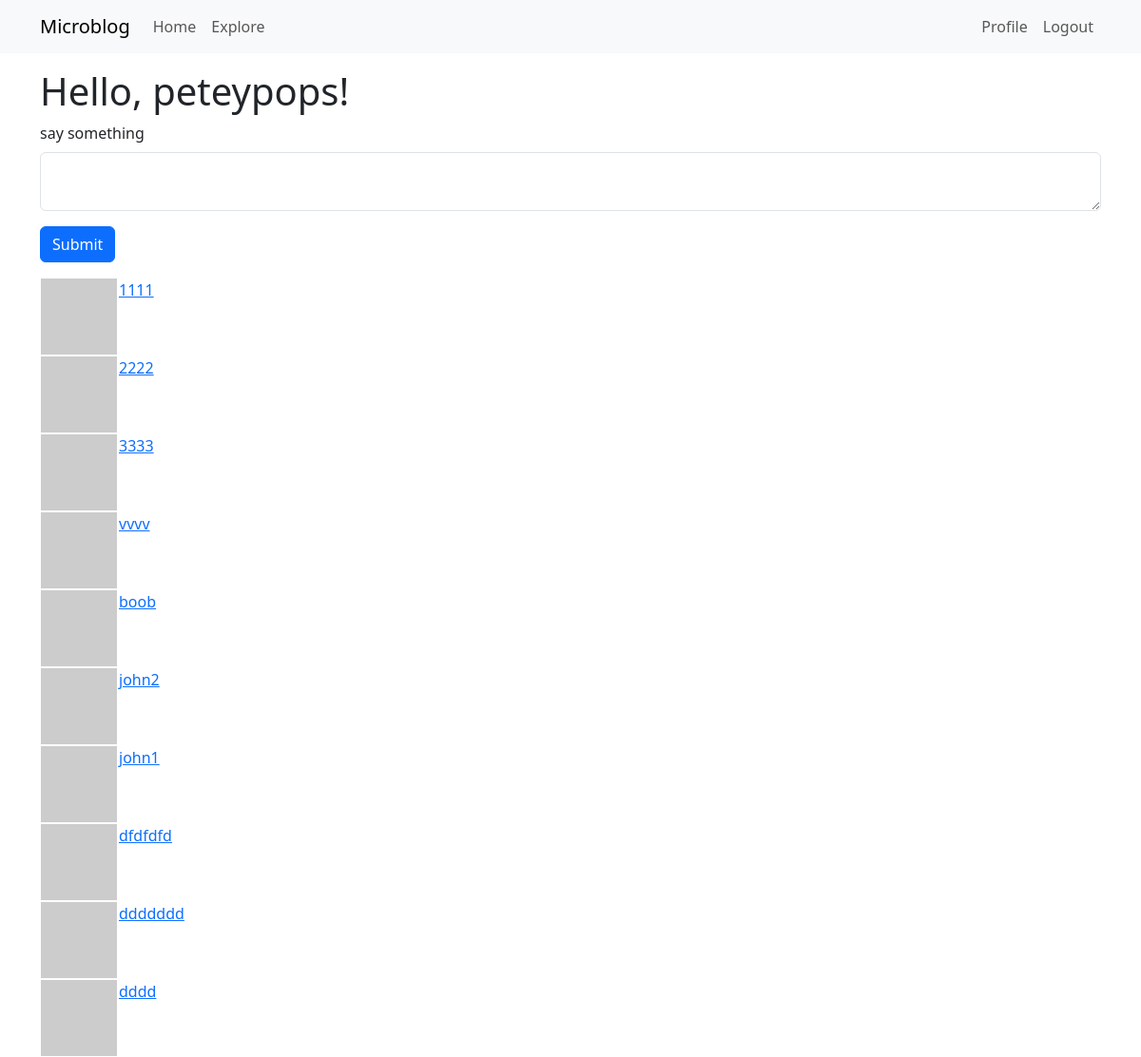
The app's page /index (signed in) with its own data.
### app/models.py (models this page shows, shortened)
class User(UserMixin, db.Model):
    id: so.Mapped[int] = so.mapped_column(primary_key=True)
    username: so.Mapped[str] = \
        so.mapped_column(sa.String(64), index=True, unique=True)
    email: so.Mapped[str] = so.mapped_column(sa.String(120),
                                             index=True, unique=True)
    password_hash: so.Mapped[Optional[str]] = so.mapped_column(sa.String(256))
    posts: so.WriteOnlyMapped['Post'] = \
        so.relationship(back_populates='author')
    about_me: so.Mapped[Optional[str]] = so.mapped_column(sa.String(140))
    last_seen: so.Mapped[Optional[datetime]] \
        = so.mapped_column(default=lambda: datetime.now(timezone.utc))
    following: so.WriteOnlyMapped['User'] = so.relationship(
        secondary=followers,
        primaryjoin=(followers.c.follower_id == id),
        secondaryjoin=(followers.c.followed_id == id),
        back_populates='followers'
    )
    followers: so.WriteOnlyMapped['User'] = so.relationship(
        secondary=followers,
        primaryjoin=(followers.c.followed_id == id),
        secondaryjoin=(followers.c.follower_id == id),
        back_populates='following'
    )
    def avatar(self, size):
        digest = md5(self.email.lower().encode('utf-8')).hexdigest()
        return f"https://www.gravatar.com/avatar/{digest}?d=identicon&s={size}"
    def following_posts(self):
        Author = so.aliased(User)
        Follower = so.aliased(User)
        return (
            sa.select(Post)
            .join(Post.author.of_type(Author))
            .join(Author.followers.of_type(Follower), isouter=True)
            .where(sa.or_(
                Follower.id == self.id,
                Author.id == self.id,
            ))
            .group_by(Post)
            .order_by(Post.timestamp.desc())
        )

class Post(db.Model):
    id: so.Mapped[int] = so.mapped_column(primary_key=True)
    body: so.Mapped[str] = so.mapped_column(sa.String(140))
    timestamp: so.Mapped[datetime] = so.mapped_column(
        index=True, default=lambda: datetime.now(timezone.utc))
    user_id: so.Mapped[int] = so.mapped_column(sa.ForeignKey(User.id),
                                               index=True)
    author: so.Mapped[User] = so.relationship(back_populates='posts')

### app/routes.py (the view)
@app.route("/", methods=['GET', 'POST'])
@app.route("/index", methods=['GET', 'POST'])
@login_required
def index():
    form = PostForm()
    if form.validate_on_submit():
        post = Post(body=form.post.data, author=current_user)
        db.session.add(post)
        db.session.commit()
        flash('Your post is now live!')
        return redirect(url_for('index'))
    page = request.args.get('page', 1, type=int)
    posts = db.paginate(current_user.following_posts(),
                        page=page,
                        per_page=app.config['POSTS_PER_PAGE'],
                        error_out=False
                        )
    print(f"NUMS: PREV: {posts.prev_num} NEXT: {posts.next_num}")
    next_url = url_for('index', page=posts.next_num) \
        if posts.has_next else None
    prev_url = url_for('index', page=posts.prev_num) \
        if posts.has_prev else None
    return render_template(
                            "index.html",
                            title=None,
                            posts=posts.items,
                            form=form,
                            next_url=next_url,
                            prev_url=prev_url)

### app/forms.py
class PostForm(FlaskForm):
    post = TextAreaField('say something',
                         validators=[DataRequired(),
                         Length(min=1, max=140)])
    submit = SubmitField('Submit')

### app/models.py (called while the page is built)
@login.user_loader
def load_user(id):
    return db.session.get(User, int(id))

### app/routes.py (called while the page is built)
@app.before_request
def before_request():
    if current_user.is_authenticated:
        current_user.last_seen = datetime.now(timezone.utc)
        db.session.commit()

### app/templates/index.html (shortened to what this page needs)
{% extends "base.html" %}
{% import "bootstrap_wtf.html" as wtf %}
{% block content %}
<h1>Hello, {{ current_user.username }}!</h1>
{% if form %}
    {{ wtf.quick_form(form) }}
{% endif %}
{% for post in posts %}
    {% include "_post.html" %}
{% endfor %}
{% endblock content %}

### app/templates/_post.html
<table>
    <tr valign="top">
        <td><img src="{{ post.author.avatar(36) }}"></td>
        <td><a href="{{ url_for('user', username=post.author.username) }}"
            {{ post.author.username }} says:<br>{{ post.body }}</td>
    </tr>
</table>

### records on screen
User: username "peteypops"
Post: body "1111"
Post: body "2222"
Post: body "3333"
Post: body "vvvv"
Post: body "boob"
Post: body "john2"
Post: body "john1"
Post: body "dfdfdfd"
Post: body "ddddddd"
Post: body "dddd"

### other values on screen
{{ field.label(class='form-label') }} "say something"
